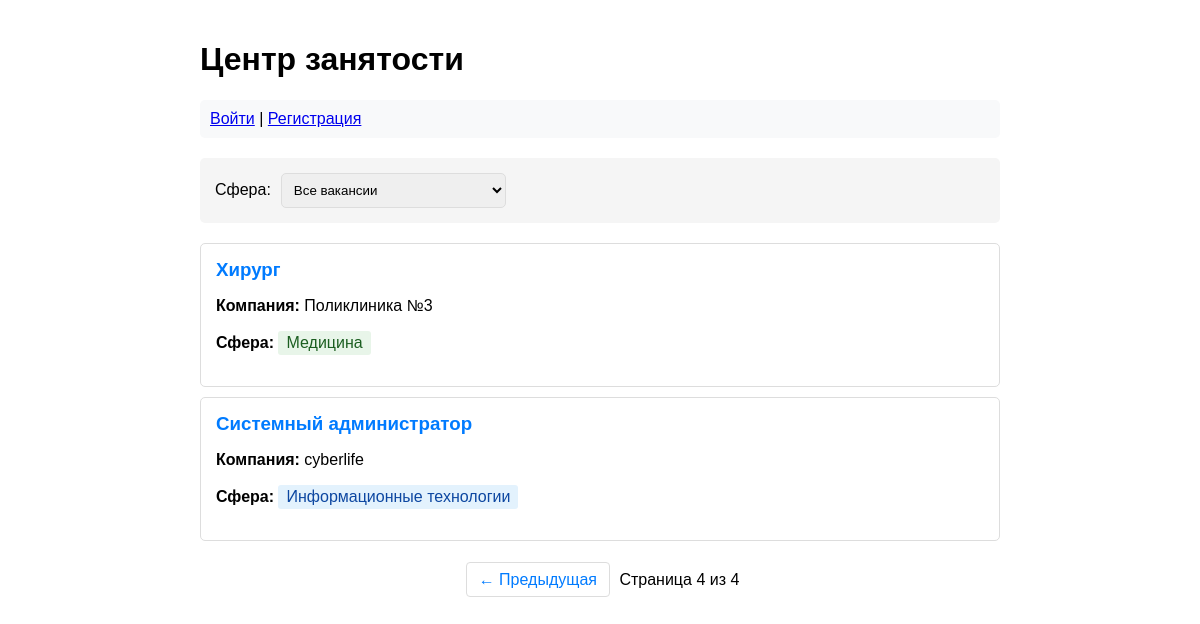
/?page=4, run on the app's committed database.
### vacancies/models.py (models this page shows, shortened)
class Vacancy(models.Model):
    title = models.CharField(max_length=200, verbose_name='Название вакансии')
    company = models.CharField(max_length=200, verbose_name='Компания')
    sphere = models.CharField(max_length=20, choices=Sphere.choices, verbose_name='Сфера деятельности')
    created_at = models.DateTimeField(auto_now_add=True, verbose_name='Дата создания')
    employer = models.ForeignKey(User, on_delete=models.CASCADE, verbose_name='Работодатель', null=True, blank=True)
    class Meta:
        verbose_name = 'Вакансия'
        verbose_name_plural = 'Вакансии'
        ordering = ['-created_at']

### vacancies/views.py (the view)
# urls.py: path('', views.vacancy_list, name='vacancy_list'),
def vacancy_list(request):
    sphere_filter = request.GET.get('sphere', '')
    page_number = int(request.GET.get('page', 1))
    use_case = get_list_vacancies_use_case()
    result = use_case.execute(sphere=sphere_filter if sphere_filter else None, page=page_number, page_size=2)
    class DjangoPageAdapter:
        def __init__(self, items, page, total_pages):
            self.object_list = items
            self.number = page
            self.paginator = type('DummyPaginator', (object,), {'num_pages': total_pages})()
            self.has_previous = page > 1
            self.has_next = page < total_pages
            self.previous_page_number = page - 1
            self.next_page_number = page + 1
        def __iter__(self):
            return iter(self.object_list)
    adapted_vacancies = DjangoPageAdapter(result['items'], result['page'], result['total_pages'])
    context = {
        'vacancies': adapted_vacancies,
        'spheres': DomainSphere.choices(),
        'current_sphere': sphere_filter,
    }
    return render(request, 'vacancies/vacancy_list.html', context)

### core/entities/vacancy.py (called while the page is built)
    @classmethod
    def choices(cls):
        return [(item.value, cls.get_display(item.value)) for item in cls]

    @classmethod
    def get_display(cls, value: str) -> str:
        displays = {
            "IT": "Информационные технологии",
            "MEDICINE": "Медицина",
            "ARCHITECTURE": "Архитектура"
        }
        return displays.get(value, value)

    def __post_init__(self):
        if not self.title or len(self.title) < 3:
            raise ValueError("Название вакансии должно содержать минимум 3 символа")

    @property
    def sphere_display(self) -> str:
        return Sphere.get_display(self.sphere)

    def get_sphere_display(self) -> str:
        return self.sphere_display

### core/use_cases/list_vacancies.py (called while the page is built)
    def execute(self, sphere: Optional[str] = None, page: int = 1, page_size: int = 5) -> dict:
        all_vacancies = self.vacancy_repo.get_all(sphere=sphere)
        total = len(all_vacancies)
        start = (page - 1) * page_size
        end = start + page_size
        return {
            'items': all_vacancies[start:end],
            'total': total,
            'page': page,
            'total_pages': (total + page_size - 1) // page_size if total > 0 else 1
        }

### employment_project/dependencies.py (called while the page is built)
def get_list_vacancies_use_case() -> ListVacanciesUseCase:
    return ListVacanciesUseCase(_vacancy_repo)

### infrastructure/repositories/django_vacancy_repo.py (called while the page is built)
    def _to_domain(self, django_vacancy) -> Vacancy:
        return Vacancy(
            id=django_vacancy.id,
            title=django_vacancy.title,
            company=django_vacancy.company,
            sphere=django_vacancy.sphere,
            employer_id=django_vacancy.employer_id,
            created_at=django_vacancy.created_at
        )

    def get_all(self, sphere: Optional[str] = None) -> List[Vacancy]:
        queryset = DjangoVacancy.objects.all()
        if sphere:
            queryset = queryset.filter(sphere=sphere)
        return [self._to_domain(v) for v in queryset]

### vacancies/templates/vacancies/vacancy_list.html (shortened to what this page needs)
<!DOCTYPE html>
<html lang="ru">
<head>
</head>
<body>
    <h1>Центр занятости</h1>
    <div class="user-panel">
        {% if user.is_authenticated %}
            Добро пожаловать, {{ user.username }}!
            {% if user.is_superuser %}(Администратор){% endif %}
            <form method="post" action="{% url 'logout' %}" style="display: inline;">
                {% csrf_token %}
                <button type="submit" style="background: none; border: none; color: #e673ec; cursor: pointer;">Выйти</button>
            </form>
        {% else %}
            <a href="{% url 'login' %}">Войти</a> |
            <a href="{% url 'register' %}">Регистрация</a>
        {% endif %}
    </div>
    <div class="filter">
        <label>Сфера:</label>
        <select onchange="location = this.value;">
            <option value="{% url 'vacancy_list' %}">Все вакансии</option>
        </select>
    </div>
    {% for vacancy in vacancies %}
        <div class="vacancy">
            <h3><a href="{% url 'vacancy_detail' vacancy.id %}">{{ vacancy.title }}</a></h3>
            <p><strong>Компания:</strong> {{ vacancy.company }}</p>
            <p><strong>Сфера:</strong> <span class="sphere-{{ vacancy.sphere }}">{{ vacancy.get_sphere_display }}</span></p>
        </div>
    {% empty %}
        <p>Вакансий не найдено.</p>
    {% endfor %}
    <div class="pagination">
        {% if vacancies.has_previous %}
            <a href="?page={{ vacancies.previous_page_number }}{% if current_sphere %}&sphere={{ current_sphere }}{% endif %}">← Предыдущая</a>
        {% endif %}
        <span>Страница {{ vacancies.number }} из {{ vacancies.paginator.num_pages }}</span>
    </div>
</body>
</html>

### vacancies/templates/vacancies/vacancy_list.html (style rules this page uses)
body { font-family: Arial; max-width: 800px; margin: 0 auto; padding: 20px; }
.user-panel { background: #f8f9fa; padding: 10px; margin-bottom: 20px; border-radius: 5px; }
.vacancy { border: 1px solid #ddd; padding: 15px; margin: 10px 0; border-radius: 5px; }
.vacancy h3 { margin: 0 0 10px 0; }
.vacancy h3 a { color: #007bff; text-decoration: none; }
.filter { margin: 20px 0; padding: 15px; background-color: #f5f5f5; border-radius: 5px; display: flex; gap: 10px; align-items: center; }
.filter select { padding: 8px; border-radius: 5px; border: 1px solid #ddd; }
.pagination { text-align: center; margin: 30px 0; }
.pagination a { margin: 0 5px; padding: 8px 12px; border: 1px solid #ddd; text-decoration: none; color: #007bff; border-radius: 4px; }
.sphere-IT { background: #e3f2fd; color: #0d47a1; padding: 3px 8px; border-radius: 3px; display: inline-block; }
.sphere-MEDICINE { background: #e8f5e9; color: #1b5e20; padding: 3px 8px; border-radius: 3px; display: inline-block; }

### data on the page
Vacancy: title "Хирург", company "Поликлиника №3"
Vacancy: title "Системный администратор", company "cyberlife"

### other printed values
{{ vacancy.get_sphere_display }} "Медицина" "Информационные технологии"
{{ vacancies.number }} "4"
{{ vacancies.paginator.num_pages }} "4"
